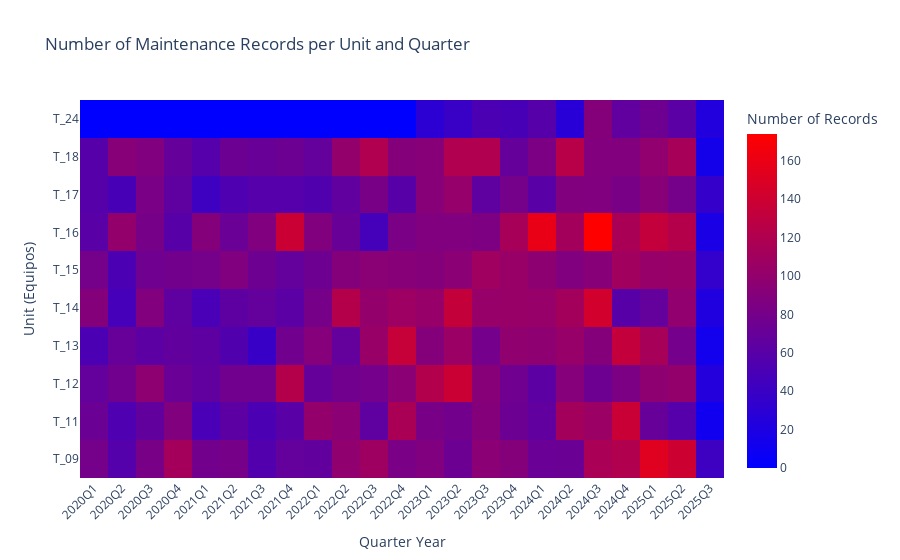

The notebook cell this image was saved under:
### Code cell
df_general.loc[:, 'quarterYear'] = df_general.Fecha_Actual.dt.to_period('Q').astype(str)

df_count = df_general.groupby(['quarterYear', 'Equipos'], as_index=False).size()

df_unit = df_count.pivot(index='Equipos', columns='quarterYear', values='size').fillna(0)

fig = go.Figure(
    data=[
        go.Heatmap(
            z=df_unit.values,
            x=df_unit.columns,
            y=df_unit.index,
            colorscale='Bluered',
            colorbar=dict(title='Number of Records')
        )
    ]
)
fig.update_layout(
    title='Number of Maintenance Records per Unit and Quarter',
    xaxis_title='Quarter Year',
    yaxis_title='Unit (Equipos)',
    xaxis_tickangle=-45
)
fig.show()

### Figure 1 — Plotly figure (JSON) as saved in the notebook; plotly's stock layout.template omitted (floating-point values rounded to 4 significant figures; data arrays with more than 128 entries replaced by an {"elided": "..."} marker saying what was removed)
{"data": [{"colorbar": {"title": {"text": "Number of Records"}}, "colorscale": [[0, "rgb(0,0,255)"], [1, "rgb(255,0,0)"]], "type": "heatmap", "x": ["2020Q1", "2020Q2", "2020Q3", "2020Q4", "2021Q1", "2021Q2", "2021Q3", "2021Q4", "2022Q1", "2022Q2", "2022Q3", "2022Q4", "2023Q1", "2023Q2", "2023Q3", "2023Q4", "2024Q1", "2024Q2", "2024Q3", "2024Q4", "2025Q1", "2025Q2", "2025Q3"], "y": ["T_09", "T_11", "T_12", "T_13", "T_14", "T_15", "T_16", "T_17", "T_18", "T_24"], "z": {"elided": "10x23 float values"}}], "layout": {"title": {"text": "Number of Maintenance Records per Unit and Quarter"}, "xaxis": {"tickangle": -45, "title": {"text": "Quarter Year"}}, "yaxis": {"title": {"text": "Unit (Equipos)"}}}}
